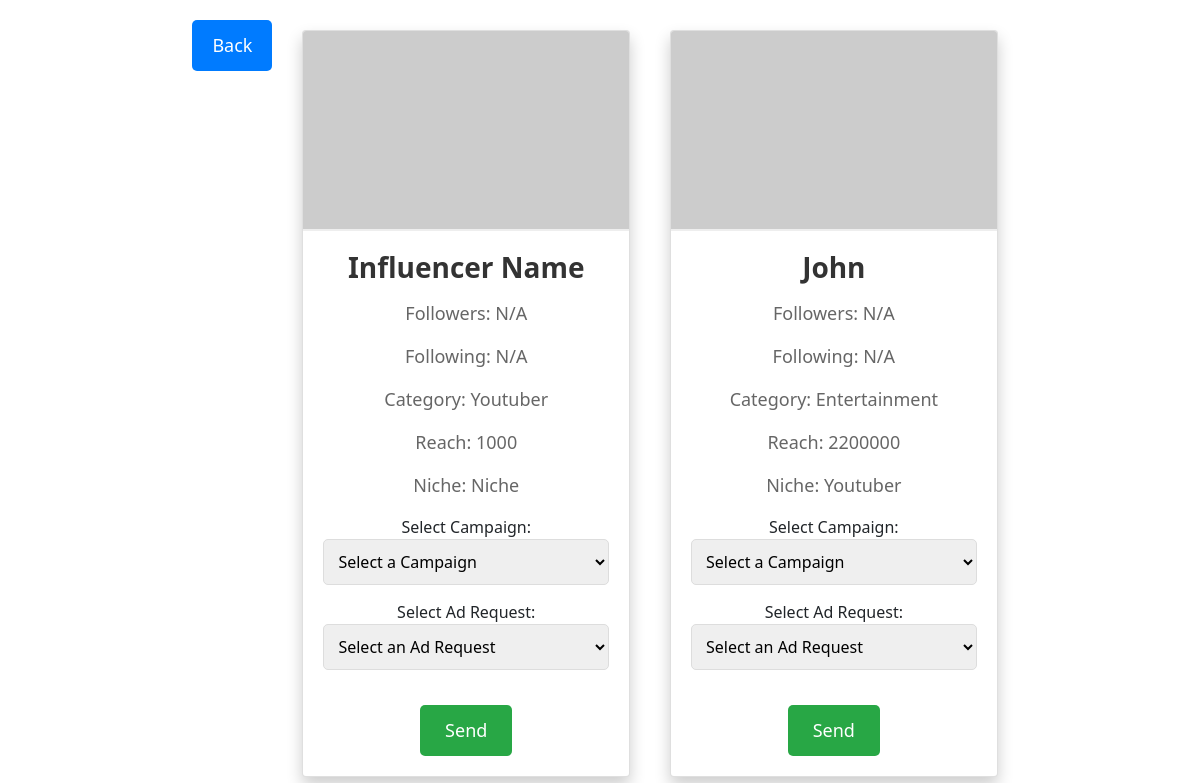
Screenshot of /search_influencer (signed in) with the database file from the repository.
### models.py (models this page shows)
class Influencer(db.Model):
    id = db.Column(db.Integer, primary_key=True)
    user_id = db.Column(db.Integer, db.ForeignKey('user.id'), nullable=False)
    influencer_name = db.Column(db.String(50), nullable=False)
    category = db.Column(db.String(50), nullable=False)
    age = db.Column(db.Integer, CheckConstraint('age >= 0 AND age <= 120'), nullable=False)
    niche = db.Column(db.String(50), nullable=False)
    reach = db.Column(db.Integer, nullable=False)
    is_active = db.Column(db.Boolean, default=True)
    sponsor_id = db.Column(db.Integer, db.ForeignKey('sponsor.id'), nullable=True)
    sponsors = db.relationship('Sponsor', backref='influencer', uselist=False, foreign_keys=[sponsor_id])
    add_requests = db.relationship('AddRequest', backref='influencer', cascade="all, delete-orphan", lazy=True)

### routes.py (the view)
@app.route('/search_influencer', methods=['GET'])
def search_influencer():
    user_id = session.get('user_id')
    sponsor = Sponsor.query.filter_by(user_id=user_id).first()
    sponsor_id = sponsor.id  # Get the sponsor ID from the session
    print("Sponsor ID:", sponsor_id)
    influencers = Influencer.query.all()
    private_campaigns = Campaign.query.filter_by(visibility='private', sponsor_id=sponsor_id).all()
    print("Private Campaigns:", private_campaigns)
    campaign_ids = [campaign.id for campaign in private_campaigns]
    ad_requests = AddRequest.query.filter(AddRequest.campaign_id.in_(campaign_ids)).all()
    print("Ad Requests:", ad_requests)
    return render_template('search_influencer.html', influencers=influencers, private_campaigns=private_campaigns, ad_requests=ad_requests)

### templates/search_influencer.html (shortened to what this page needs)
{% extends 'base.html' %}
{% block link %}
<link rel="stylesheet" href="/static/css/search_influencer.css">
{% endblock %}
{% block content %}
    <div id="container">
        <div class="back-button-container">
            <a href="{{ url_for('sponsor') }}" class="back-button">Back</a>
        </div>
        {% for influencer in influencers %}
            <form action="{{ url_for('send_notification') }}" method="POST" class="card">
                <div class="card-image">
                    <img src="{{ influencer.image_url or 'https://via.placeholder.com/150' }}" alt="Influencer Image" id="influencer-image">
                </div>
                <div class="card-content">
                    <h2 class="username">{{ influencer.influencer_name }}</h2>
                    <p class="followers">Followers: {{ influencer.followers_count or 'N/A' }}</p>
                    <p class="following">Following: {{ influencer.following_count or 'N/A' }}</p>
                    <p class="category">Category: {{ influencer.category }}</p>
                    <p class="reach">Reach: {{ influencer.reach }}</p>
                    <p class="niche">Niche: {{ influencer.niche }}</p>
                    <div class="select-container">
                        <label for="campaign-select-{{ influencer.id }}">Select Campaign:</label>
                        <select id="campaign-select-{{ influencer.id }}" name="campaign_id">
                            <option value="">Select a Campaign</option>
                        </select>
                    </div>
                    <div class="select-container">
                        <label for="ad-request-select-{{ influencer.id }}">Select Ad Request:</label>
                        <select id="ad-request-select-{{ influencer.id }}" name="ad_request_id">
                            <option value="">Select an Ad Request</option>
                        </select>
                    </div>
                    <button type="submit" class="send-btn">Send</button>
                </div>
            </form>
        {% else %}
            <p>No influencers found.</p>
        {% endfor %}
    </div>
{% endblock %}

### templates/base.html (shortened to what this page needs)
<!DOCTYPE html>
<html lang="en">
<head>
  {% block link %}{% endblock %}
  <link rel="stylesheet" href="/static/css/style.css">
  <link href="https://cdn.jsdelivr.net/npm/bootstrap@5.3.3/dist/css/bootstrap.min.css" rel="stylesheet"
>
  <link rel="stylesheet" href="https://cdnjs.cloudflare.com/ajax/libs/font-awesome/6.5.2/css/all.min.css"
 />
  <link href="https://stackpath.bootstrapcdn.com/bootstrap/5.1.3/css/bootstrap.min.css" rel="stylesheet">
</head>
<body>
  <div class="container">
    {% block content %}{% endblock %}
  </div>
</body>
</html>

### static/css/search_influencer.css (style rules this page uses)
body { font-family: 'Arial', sans-serif; background-color: #f0f0f0; display: flex; justify-content: center; align-items: center; min-height: 100vh; margin: 0; padding: 20px; }
#container { display: flex; flex-wrap: wrap; justify-content: center; gap: 20px; max-width: 1200px; margin: 0 auto; }
.card { background-color: #fff; border-radius: 15px; box-shadow: 0 8px 16px rgba(0, 0, 0, 0.2); overflow: hidden; width: 320px; text-align: center; transition: transform 0.3s, box-shadow 0.3s; margin: 10px; }
.card-image { position: relative; overflow: hidden; height: 200px; border-bottom: 2px solid #eee; }
.card-image img { width: 100%; height: 100%; object-fit: cover; }
.card-content { padding: 20px; }
.username { font-size: 28px; margin: 0 0 15px; color: #333; font-weight: bold; }
p { margin: 8px 0; font-size: 18px; color: #666; }
.select-container { margin: 15px 0; }
select { padding: 10px; border-radius: 5px; border: 1px solid #ddd; font-size: 18px; width: 100%; box-sizing: border-box; }
.send-btn { margin-top: 20px; background-color: #28a745; color: #fff; padding: 12px 25px; border: none; border-radius: 5px; font-size: 18px; cursor: pointer; transition: background-color 0.3s; }
.back-button-container { margin-bottom: 30px; }
.back-button { display: inline-block; padding: 12px 20px; font-size: 18px; color: #fff; background-color: #007bff; text-decoration: none; border-radius: 5px; transition: background-color 0.3s ease; }
@media (min-width: 1025px) { .card { width: 30%; } }

### rows the page displays
Influencer: influencer_name "Influencer Name", followers_count "N/A", following_count "N/A", category "Youtuber", reach "1000", niche "Niche"
Influencer: influencer_name "John", followers_count "N/A", following_count "N/A", category "Entertainment", reach "2200000", niche "Youtuber"
